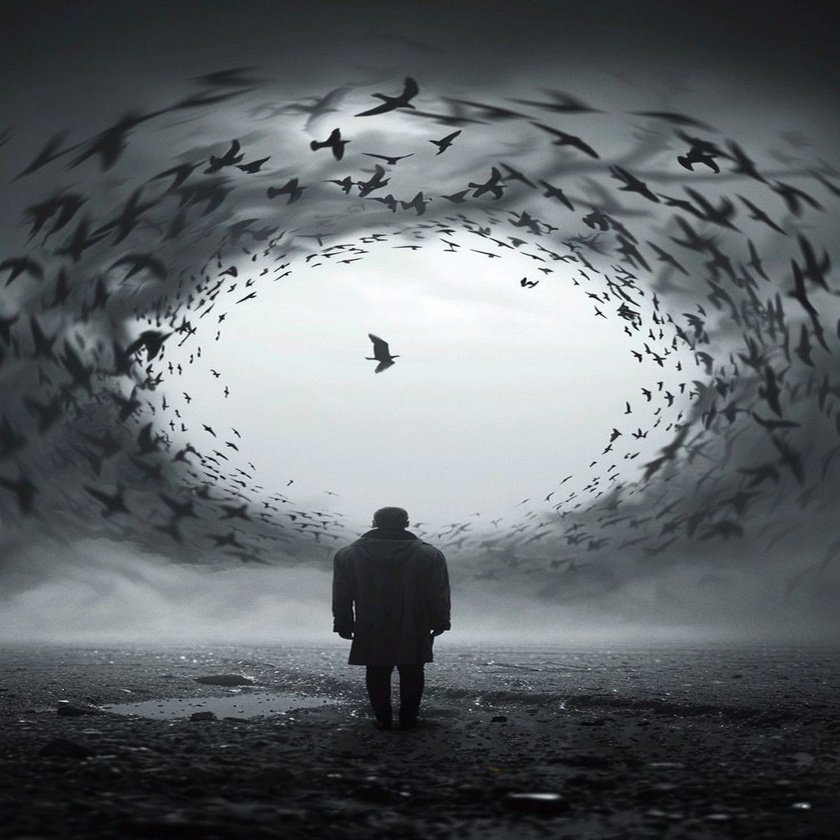
#> input picture base_images/006.jpg, 840 x 840 px, shrunk from 1080 x 1080 before the run; its folder holds only this picture in this run
$ python analyze_profiles.py   (older library calls are emulated)
#> lines starting #> are read from the running program, lines starting #| are printed output that depends on the picture
import os
import random
import requests
from PIL import Image, ImageDraw, ImageFont
from datetime import datetime
from dotenv import load_dotenv

load_dotenv()

# ==== CONFIGURAÇÕES ====
BASE_DIR = "base_images"
OUTPUT_DIR = "output"
FONT_PATH = "arial.ttf"  # pode mudar para outra fonte
WATERMARK = "@manualdorecomeco"
POST_PHRASES = [
    "Nem todo recomeço precisa ser barulhento.",
    "A vida sempre oferece uma segunda chance. Ela se chama hoje.",
    "A força não surge da perfeição, mas da persistência silenciosa.",
    "O recomeço não exige que você esteja pronto, só que você esteja disposto.",
    "Não é sobre vencer o mundo, é sobre não desistir de si mesmo."
]

print("=== RECOMEÇO IA – MODO AUTOMÁTICO ===")

# Escolhe frase
frase = random.choice(POST_PHRASES)

# Escolhe imagem da pasta
images = [f for f in os.listdir(BASE_DIR) if f.lower().endswith((".png",".jpg",".jpeg"))]
if not images:
    raise Exception("⚠ Nenhuma imagem encontrada na pasta base_images!")
img_name = random.choice(images)
img_path = os.path.join(BASE_DIR, img_name)

# Abre imagem e escreve frase
img = Image.open(img_path).convert("RGB")
#> img is the input picture: PIL image 840x840 RGB; mean R, G, B 97.1, 102.4, 106
draw = ImageDraw.Draw(img)

# Carrega fonte
try:
    font = ImageFont.truetype(FONT_PATH, 70)
    wm_font = ImageFont.truetype(FONT_PATH, 40)
except:
    font = ImageFont.load_default()
    wm_font = ImageFont.load_default()

# Posição da frase
w, h = img.size
#> w = 840; h = 840
text_w, text_h = draw.textsize(frase, font=font)
#> text_w = 2653; text_h = 80
draw.text(((w-text_w)/2, h*0.25), frase, font=font, fill=(255,255,255))

# Marca d’água
wm_w, wm_h = draw.textsize(WATERMARK, font=wm_font)
#> wm_w = 436; wm_h = 45
draw.text((w-wm_w-30, h-wm_h-30), WATERMARK, font=wm_font, fill=(255,255,255))

# Salva imagem
if not os.path.exists(OUTPUT_DIR):
    os.makedirs(OUTPUT_DIR)

output_file = f"post_{datetime.now().strftime('%Y%m%d_%H%M%S')}.jpg"
save_path = os.path.join(OUTPUT_DIR, output_file)
img.save(save_path)
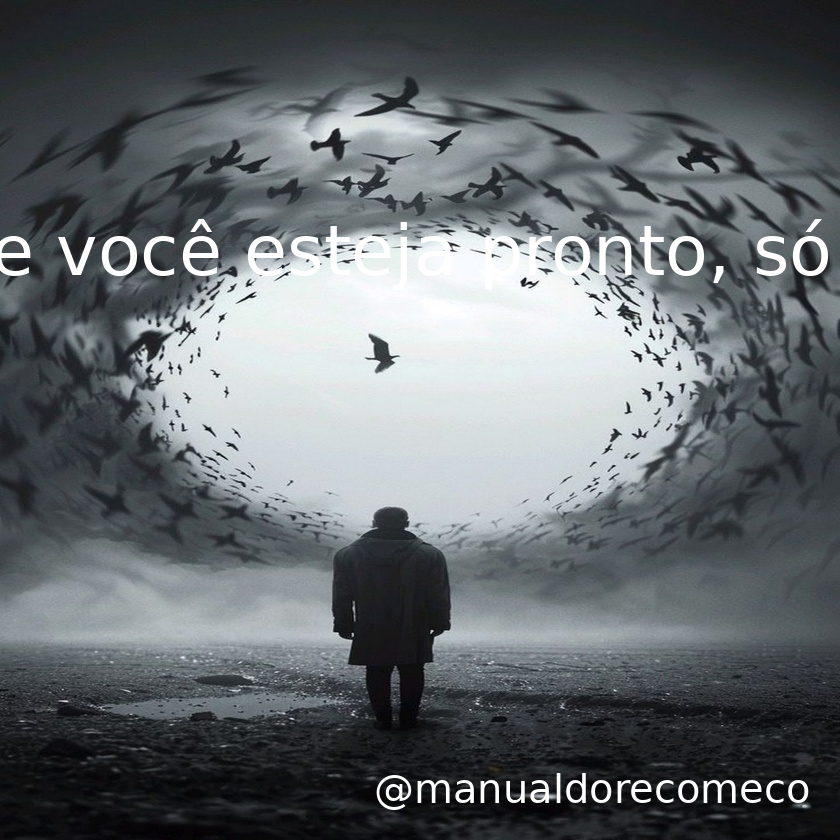
#> saved as post_20261120_130449.jpg: PIL image 840x840 RGB; mean R, G, B 100.2, 105.5, 108.9

print(f"✅ Imagem gerada: {save_path}")

# ---- LEGENDAR ----
caption = (
    f"{frase}\n\n"
    "A vida não exige que suportemos tudo com força, "
    "mas com coragem. Cada passo silencioso que você dá "
    "em direção ao que acredita já é vitória. "
    "Recomeços não são sinal de fraqueza — são sinal de vida. "
    "Porque quem ainda tenta, ainda acredita.\n\n"
    "Siga em frente. 🌙"
)

# ---- UPLOAD PRO Instagram ----
ACCESS_TOKEN = os.getenv("IG_ACCESS_TOKEN")
PAGE_ID = os.getenv("IG_USER_ID")

if not ACCESS_TOKEN or not PAGE_ID:
#> (the run stopped early here; a loop or call above may not have finished)

$ run again, on base_images/1559406ed38c39b4e280239db49832e9.jpg
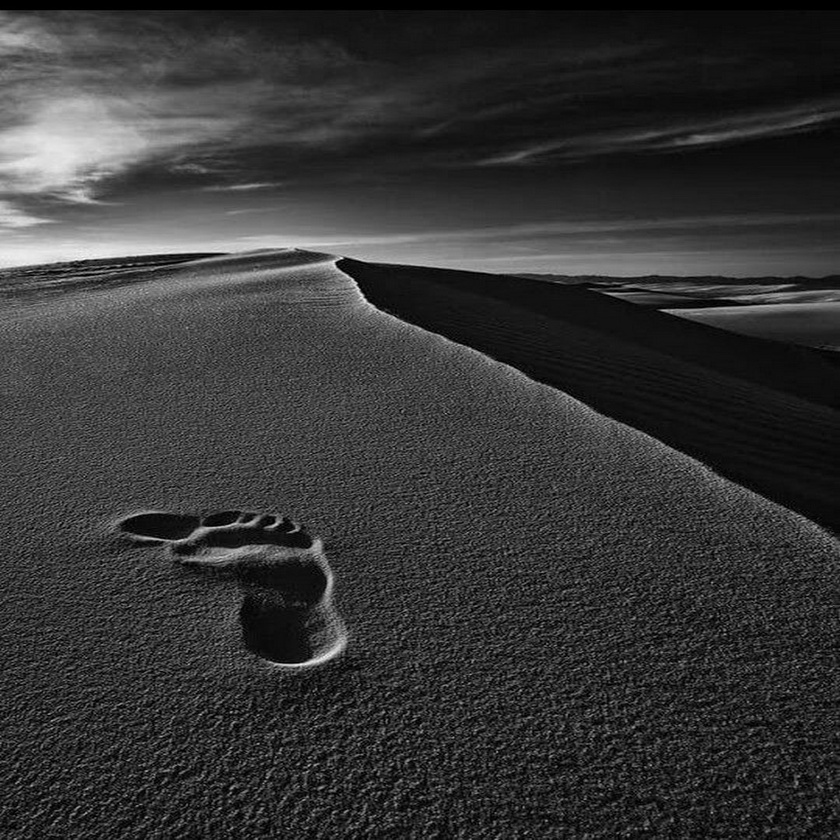
#> input picture base_images/1559406ed38c39b4e280239db49832e9.jpg, 840 x 840 px, shrunk from 1080 x 1080 before the run
#> img is the input picture: PIL image 840x840 RGB; min 0, max 253, mean 53.8
#> text_w = 2653; text_h = 80
#> wm_w = 436; wm_h = 45
#> `img.save(save_path)`:
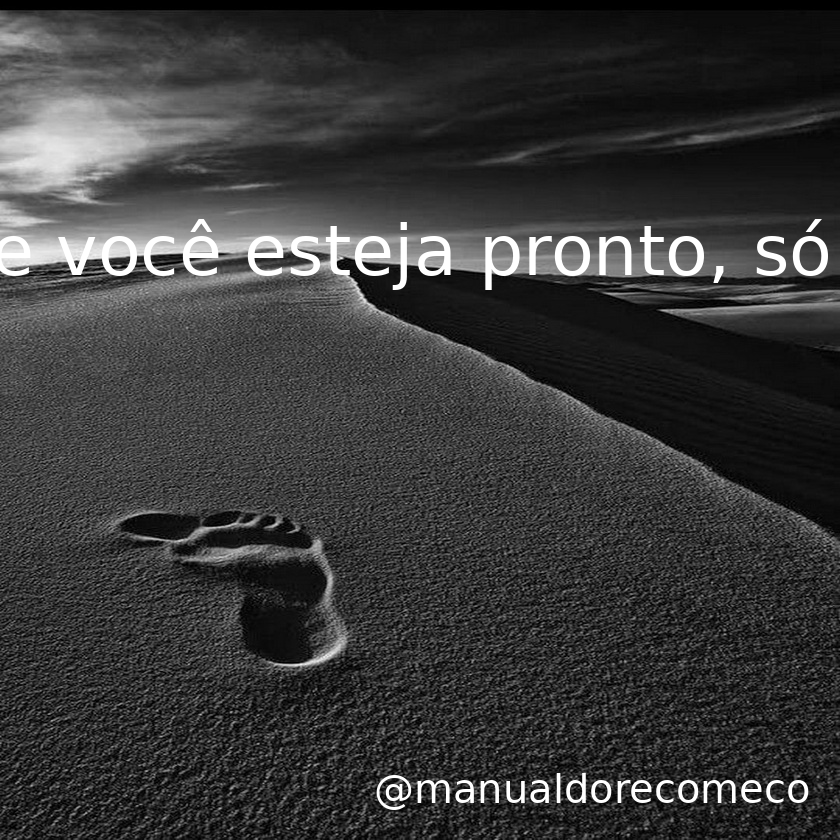
#> saved as post_20261120_130450.jpg: PIL image 840x840 RGB; min 0, max 255, mean 57.1

$ run again, on base_images/17087a7611098e5cb1be173b0d03bd5c.jpg
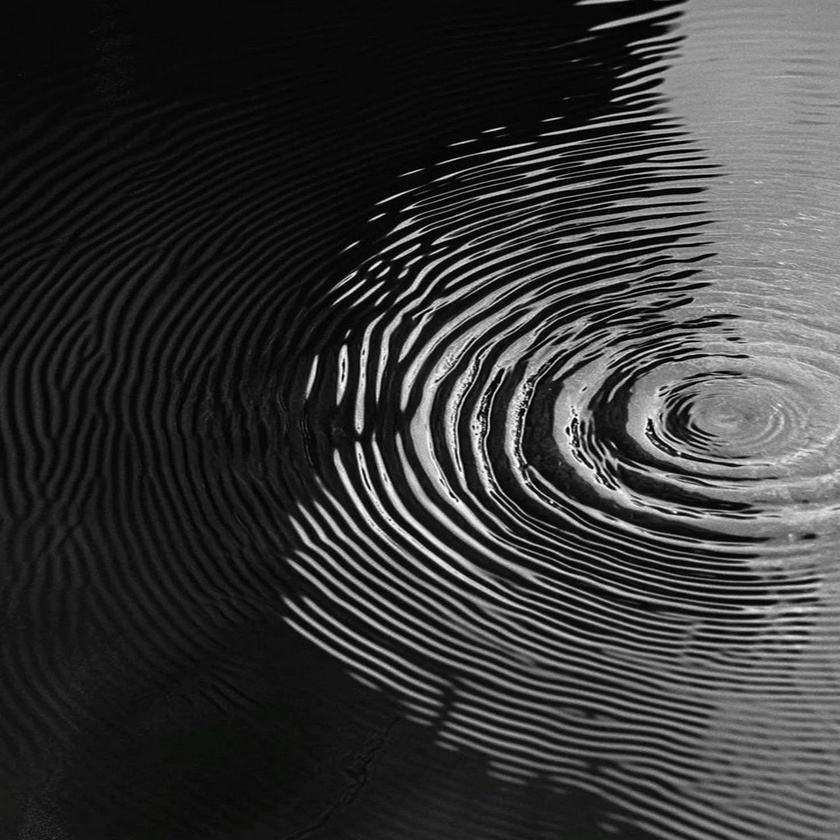
#> input picture base_images/17087a7611098e5cb1be173b0d03bd5c.jpg, 840 x 840 px, shrunk from 1080 x 1080 before the run
#> img is the input picture: PIL image 840x840 RGB; mean R, G, B 55.6, 55.6, 55.6
#> text_w = 2653; text_h = 80
#> wm_w = 436; wm_h = 45
#> `img.save(save_path)`:
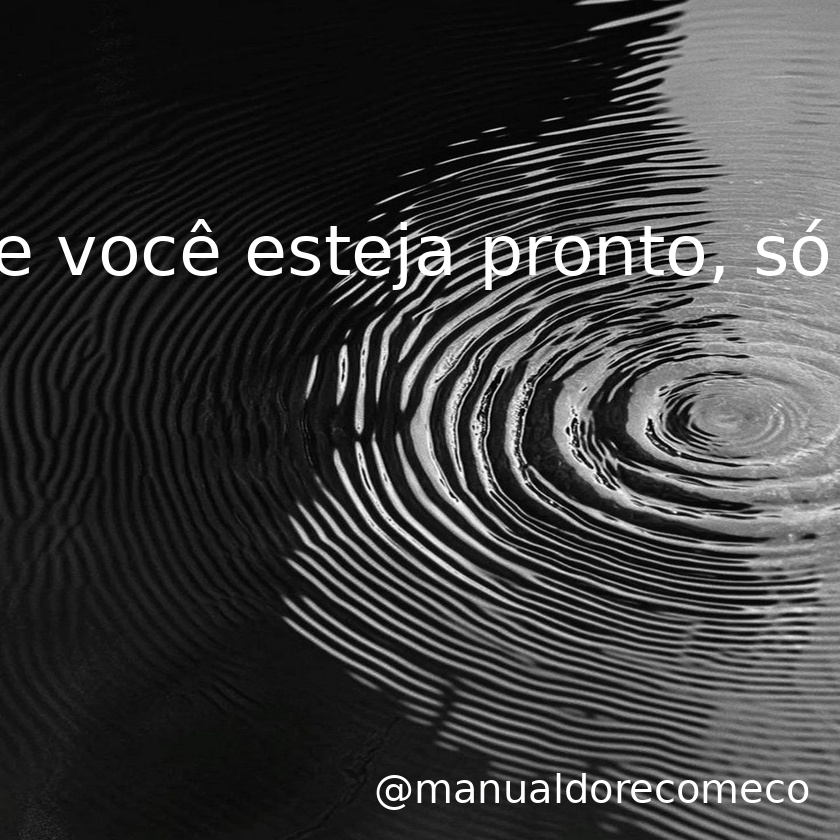
#> saved as post_20261120_130450.jpg: PIL image 840x840 RGB; mean R, G, B 59.7, 59.7, 59.7

$ run again, on base_images/007.jpg
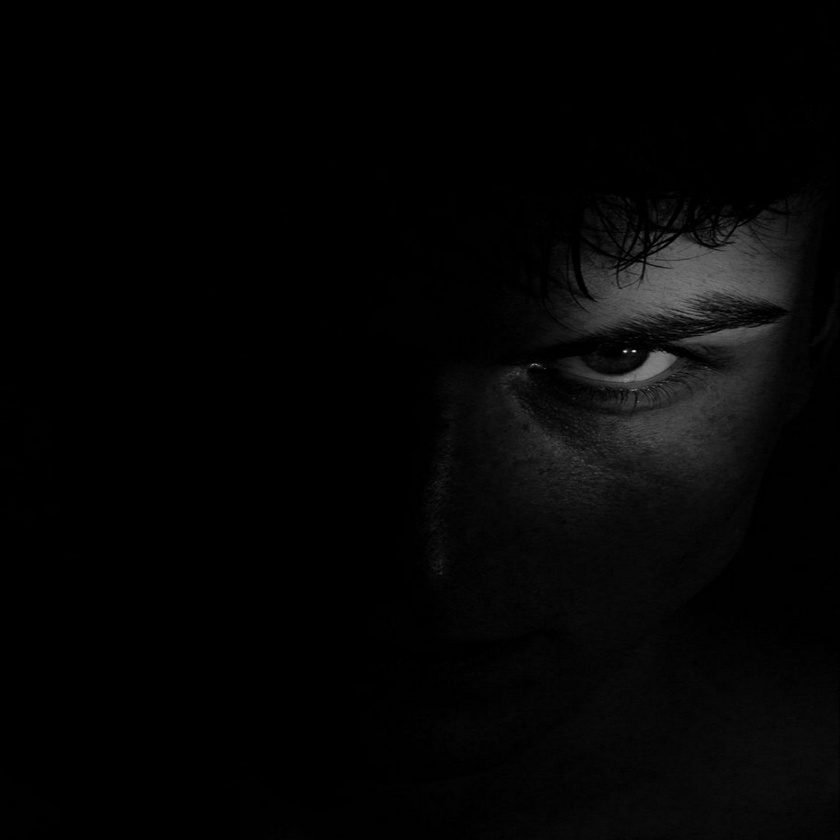
#> input picture base_images/007.jpg, 840 x 840 px, shrunk from 1080 x 1080 before the run
#> img is the input picture: PIL image 840x840 RGB; min 0, max 231, mean 5.1
#> text_w = 2653; text_h = 80
#> wm_w = 436; wm_h = 45
#> `img.save(save_path)`:
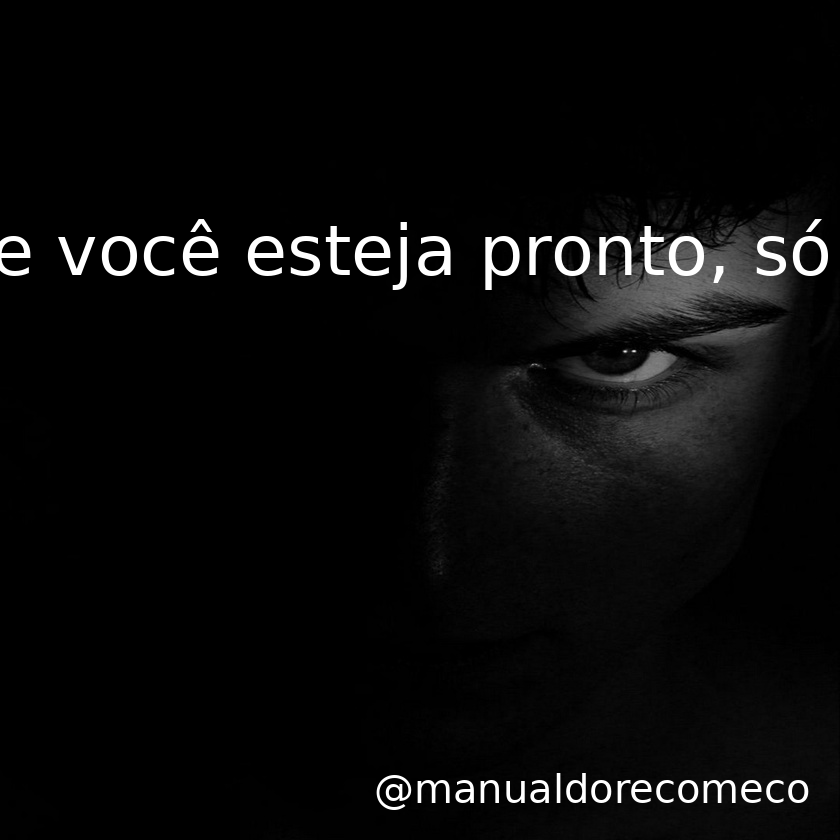
#> saved as post_20261120_130451.jpg: PIL image 840x840 RGB; min 0, max 255, mean 10.1
